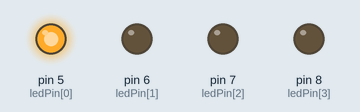
Recording of a sketch running on a simulated Arduino Uno, built with avr-gcc and run on an emulated ATmega328P. On the bench: output pins drawn as LEDs (lit = HIGH).

Above: at 0.5 s.
At 2.5 s:
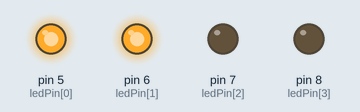
At 4.5 s:
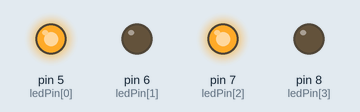
At 9.5 s:
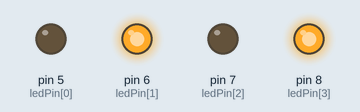
At 14.5 s:
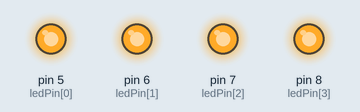
At 19.5 s:
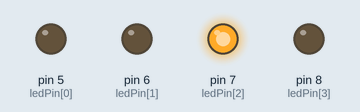
Timing chart, 0 to 20.8 s (numbered marks = the images above):
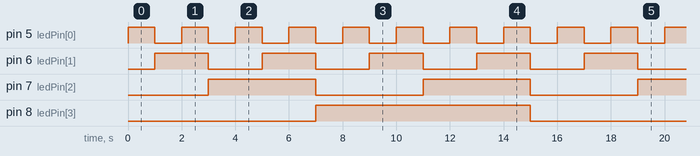

Measured:
- by itself, pin 5 (ledPin[0]): alternates HIGH for 1.0 s and LOW for 1.0 s
- by itself, pin 6 (ledPin[1]): alternates HIGH for 2.0 s and LOW for 2.0 s
- by itself, pin 7 (ledPin[2]): alternates HIGH for 4.0 s and LOW for 4.0 s
- by itself, pin 8 (ledPin[3]): alternates HIGH for 8.0 s and LOW for 8.0 s

The sketch:

digitalES_1.4.ino
```cpp
/**********************************************************************************
**                                                                               **
**                            Projecte 1 / Programa 4                            **
**                                                                               **
**********************************************************************************/

//*********** Includes  ***********************************************************


//***********  Variables  *********************************************************
int ledPin[]= {5,6,7,8};
int i = 0;
byte num = 0;

//La funció Setup només s'executa un cop. Quan la placa s'encen o es fa reset.
void setup() {
  // Configració del pins de sortida
  for (i = 0; i<4; i++)
  {
    pinMode (ledPin[i], OUTPUT);
  }

}


//La funció Loop es va repetin cada cop.
void loop() {
  num = num + 1;
  for (i = 0; i<4; i++)
  {
    digitalWrite(ledPin[i], bitRead(num, i));
  }
  delay(1000);
}
```
